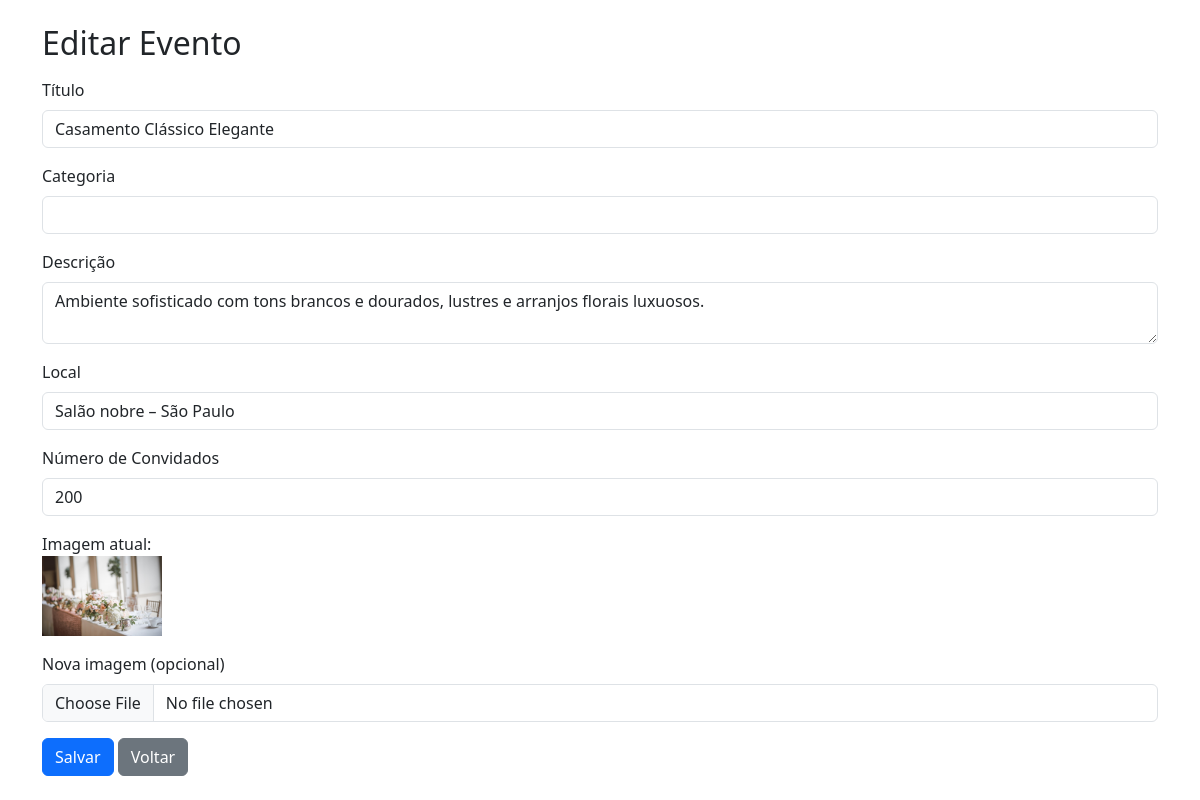
The page /actions/edit.php?id=6 on the database its author committed.
### tables this page shows
CREATE TABLE `eventos` (
  `id` int(11) NOT NULL,
  `titulo` varchar(100) NOT NULL,
  `descricao` text NOT NULL,
  `categoria` varchar(100) NOT NULL,
  `imagem` varchar(255) NOT NULL,
  `data_evento` date NOT NULL,
  `local_evento` varchar(100) NOT NULL,
  `numero_convidados` int(11) NOT NULL,
  `created_at` timestamp NOT NULL DEFAULT current_timestamp(),
  `categoria_id` int(11) DEFAULT NULL,
  `destaque` tinyint(1) DEFAULT 0
);

### actions/edit.php (the view, shortened to what this page needs)
<?php
require __DIR__ . '/../config/config.php';
$id = $_GET['id'] ?? null;
$sql = $db->prepare("SELECT * FROM eventos WHERE id = :id");
$sql->bindValue(':id', $id);
$sql->execute();
$evento = $sql->fetch();
?>
<!DOCTYPE html>
<html lang="pt-br">
<head>
    <link rel="stylesheet" href="https://cdn.jsdelivr.net/npm/bootstrap-icons@1.11.0/font/bootstrap-icons.css">
    <link href="https://cdn.jsdelivr.net/npm/bootstrap@5.3.0/dist/css/bootstrap.min.css" rel="stylesheet">
</head>
<body>
    <div class="container mt-4">
        <h2 class="mb-3">Editar Evento</h2>
        <form action="update.php" method="POST" enctype="multipart/form-data">
            <div class="mb-3">
                <label class="form-label">Título</label>
                <input type="text" name="titulo" class="form-control"
                    value="<?= $evento['titulo'] ?>" required>
            </div>
            <div class="mb-3">
                <label class="form-label">Categoria</label>
                <input type="text" name="categoria" class="form-control"
                    value="<?= $evento['categoria'] ?>" required>
            </div>
            <div class="mb-3">
                <label class="form-label">Descrição</label>
                <textarea name="descricao" class="form-control" required><?= $evento['descricao'] ?></textarea>
            </div>
            <div class="mb-3">
                <label class="form-label">Local</label>
                <input type="text" name="local_evento" class="form-control"
                    value="<?= $evento['local_evento'] ?>" required>
            </div>
            <div class="mb-3">
                <label class="form-label">Número de Convidados</label>
                <input type="number" name="numero_convidados" class="form-control"
                    value="<?= $evento['numero_convidados'] ?>" required>
            </div>
            <?php if ($evento['imagem']): ?>
                <div class="mb-3">
                    <label>Imagem atual:</label><br>
                    <img src="../img/<?= $evento['imagem'] ?>" width="120">
                </div>
            <?php endif; ?>
            <div class="mb-3">
                <label class="form-label">Nova imagem (opcional)</label>
                <input type="file" name="imagem" class="form-control">
            </div>
            <button type="submit" class="btn btn-primary">Salvar</button>
            <a href="../index.php" class="btn btn-secondary">Voltar</a>
        </form>
    </div>
</body>
</html>

### rows shown on the page
eventos: titulo "Casamento Clássico Elegante", descricao "Ambiente sofisticado com tons brancos e dourados, lustres e arranjos florais luxuosos.", local_evento "Salão nobre – São Paulo", numero_convidados "200", imagem (picture)
